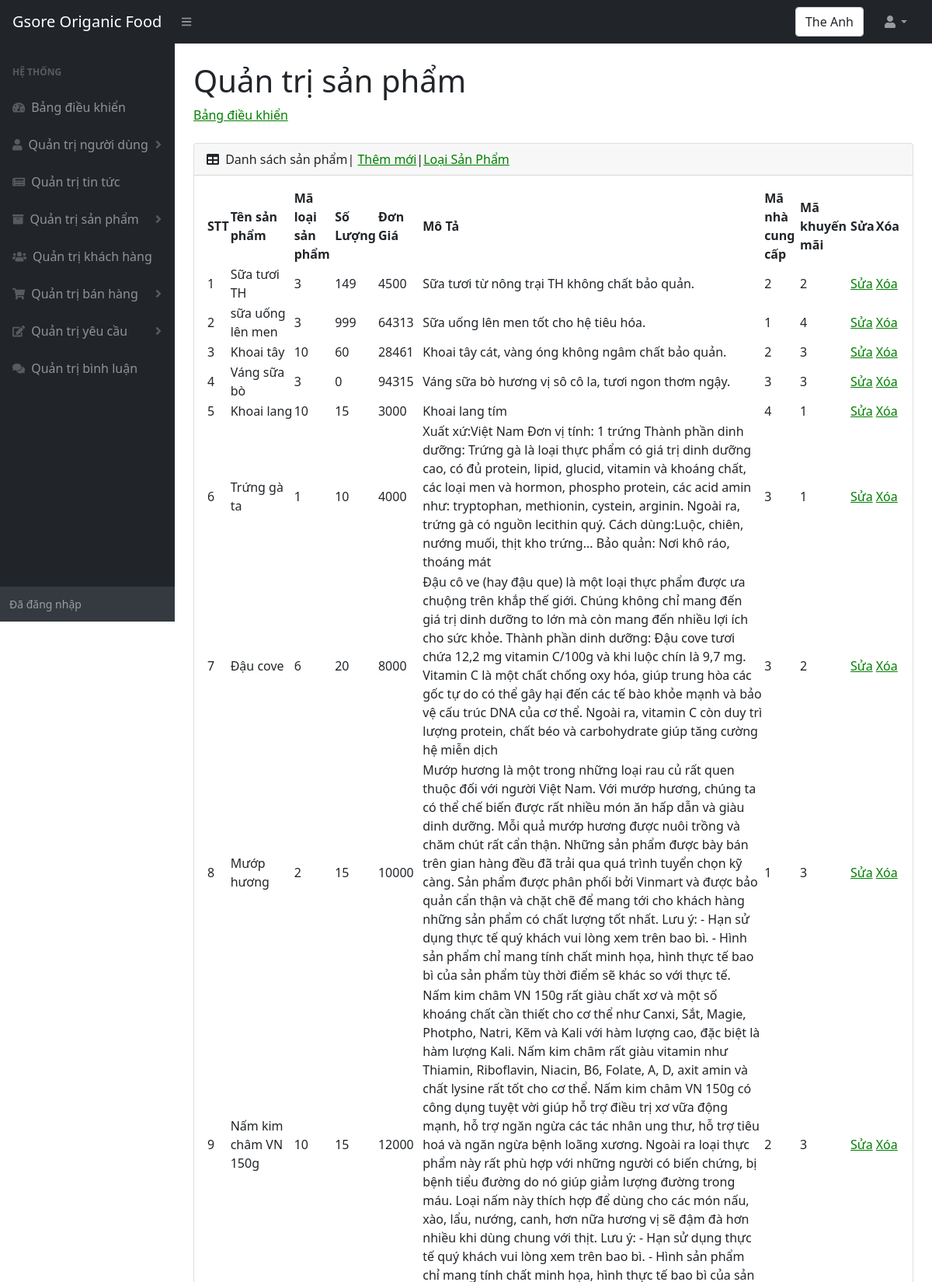
The app's page /admin/sanpham.php (signed in, upper part) with its own data.
### tables this page shows
CREATE TABLE `sanpham` (
  `masanpham` int(10) NOT NULL,
  `tensanpham` varchar(100) NOT NULL,
  `maloaisanpham` int(10) NOT NULL,
  `soluong` int(15) NOT NULL,
  `dongia` int(15) NOT NULL,
  `anh` varchar(200) NOT NULL,
  `mota` text NOT NULL,
  `manhacungcap` int(10) NOT NULL,
  `makhuyenmai` int(10) NOT NULL
);

### admin/sanpham.php (the view, shortened to what this page needs)
<!DOCTYPE html>
<html lang="en">
    <head>
        <link href="https://cdn.jsdelivr.net/npm/simple-datatables@latest/dist/style.css" rel="stylesheet" />
        <link href="css/styles.css" rel="stylesheet" />
    </head>
    <body class="sb-nav-fixed">
        <nav class="sb-topnav navbar navbar-expand navbar-dark bg-dark">
            <a class="navbar-brand ps-3" href="../index.php">Gsore Origanic Food </a>
            <button class="btn btn-link btn-sm order-1 order-lg-0 me-4 me-lg-0" id="sidebarToggle" href="#!"><i class="fas fa-bars"></i></button>
            <form class="d-none d-md-inline-block form-inline ms-auto me-0 me-md-3 my-2 my-md-0">
                <div class="input-group">
                  <div class="form-control"><?php  echo $_SESSION['ten_nguoi_dung'];?>  </div>
                </div>
            </form>
            <ul class="navbar-nav ms-auto ms-md-0 me-3 me-lg-4">
                <li class="nav-item dropdown">
                    <a class="nav-link dropdown-toggle" id="navbarDropdown" href="#" role="button" data-bs-toggle="dropdown" aria-expanded="false"><i class="fas fa-user fa-fw"></i></a>
                </li>
            </ul>
        </nav>
        <div id="layoutSidenav">
        <div id="layoutSidenav_nav" >
                <nav class="sb-sidenav accordion sb-sidenav-dark" id="sidenavAccordion">
                    <div class="sb-sidenav-menu">
                        <div class="nav">
                            <div class="sb-sidenav-menu-heading">Hệ thống</div>
                            <a class="nav-link" href="index.php">
                                <div class="sb-nav-link-icon"><i class="fas fa-tachometer-alt"></i></div>
                                Bảng điều khiển
                            </a>
                            <a class="nav-link collapsed" href="nguoidung.php" data-bs-toggle="collapse" data-bs-target="#collapseOne" aria-expanded="false" aria-controls="collapseOne">
                                <div class="sb-nav-link-icon"><i class="fas fa-user"></i></div>
                                Quản trị người dùng
                                <div class="sb-sidenav-collapse-arrow"><i class="fas fa-angle-down"></i></div>
                            </a>
                            <a class="nav-link" href="tintuc.php">
                                <div class="sb-nav-link-icon"><i class="fas fa-newspaper"></i></div>
                                    Quản trị tin tức
                            </a>
                            <a class="nav-link collapsed" href="#" data-bs-toggle="collapse" data-bs-target="#collapseTwo" aria-expanded="false" aria-controls="collapseTwo">
                                <div class="sb-nav-link-icon"><i class="fas fa-archive"></i></div>
                                Quản trị sản phẩm
                                <div class="sb-sidenav-collapse-arrow"><i class="fas fa-angle-down"></i></div>
                            </a>
                            <a class="nav-link" href="khachhang.php">
                                <div class="sb-nav-link-icon"><i class="fas fa-users"></i></div>
                                Quản trị khách hàng
                            </a>
                            <a class="nav-link collapsed" href="#" data-bs-toggle="collapse" data-bs-target="#collapseThree" aria-expanded="false" aria-controls="collapseThree">
                                <div class="sb-nav-link-icon"><i class="fas fa-shopping-cart"></i></div>
                                Quản trị bán hàng
                                <div class="sb-sidenav-collapse-arrow"><i class="fas fa-angle-down"></i></div>
                            </a>
                            <a class="nav-link collapsed" href="#" data-bs-toggle="collapse" data-bs-target="#collapseFour" aria-expanded="false" aria-controls="collapseFour">
                                <div class="sb-nav-link-icon"><i class="fas fa-edit"></i></div>
                                Quản trị yêu cầu
                                <div class="sb-sidenav-collapse-arrow"><i class="fas fa-angle-down"></i></div>
                            </a>
                            <a class="nav-link" href="binhluan.php">
                                <div class="sb-nav-link-icon"><i class="fas fa-comments"></i></div>
                                Quản trị bình luận
                            </a>
                        </div>
                    </div>
                    <div class="sb-sidenav-footer">
                        <div class="small">Đã đăng nhập</div>
                    </div>
                </nav>
            </div>
            <div id="layoutSidenav_content">
                <main>
                    <div class="container-fluid px-4">
                        <h1 class="mt-4">Quản trị sản phẩm</h1>
                        <ol class="breadcrumb mb-4">
                            <li class="breadcrumb-item"><a href="index.php">Bảng điều khiển</a></li>
                        </ol>
                        <div class="card mb-4">
                            <div class="card-header">
                                <i class="fas fa-table me-1"></i>
                                Danh sách sản phẩm| <a href="sanphamthemmoi.php">Thêm mới</a>|<a href="loaisanpham.php">Loại Sản Phẩm</a>
                            </div>
                            <div class="card-body">
                                <table id="datatablesSimple">
                                    <thead>
                                        <tr>
                                            <th>STT</th>
                                            <th>Tên sản phẩm</th>
                                            <th>Mã loại sản phẩm</th>
                                            <th>Số Lượng</th>
                                            <th>Đơn Giá</th>
                                            <th>Mô Tả</th>
                                            <th>Mã nhà cung cấp</th>
                                            <th>Mã khuyến mãi</th>
                                            <th>Sửa</th>
                                            <th>Xóa</th>
                                        </tr>
                                    </thead>
                                    <tbody>
                                    <?php
                                        include("../config.php");
                                        $sql = "
                                                  SELECT *
                                                  FROM sanpham
                                                  ORDER BY masanpham  DESC
                                        ";
                                        $san_pham = mysqli_query($ket_noi, $sql);
                                        $i=0;
                                        while ($row = mysqli_fetch_array($san_pham)) {
                                            $i++;
                                    ;?>
                                        <tr>
                                            <td><?php echo $i;?></td>
                                            <td><?php echo $row["tensanpham"];?></td>
                                            <td><?php echo $row["maloaisanpham"];?></td>
                                            <td><?php echo $row["soluong"];?></td>
                                            <td><?php echo $row["dongia"];?></td>
                                            <td><?php echo $row["mota"];?></td>
                                            <td><?php echo $row["manhacungcap"];?></td>
                                            <td><?php echo $row["makhuyenmai"];?></td>
                                            <td><a href="sanphamsua.php?id=<?php echo $row["masanpham"];?>">Sửa</a></td>
                                            <td><a href="sanphamxoa.php?id=<?php echo $row["masanpham"];?>">Xóa</a></td>
                                        </tr>
                                    <?php
                                        }
                                    ;?>
                                    </tbody>
                                </table>
                            </div>
                        </div>
                    </div>
                </main>
            </div>
        </div>
    </body>
</html>

### records on screen
sanpham: tensanpham "Sữa tươi TH", maloaisanpham "3", soluong "149", dongia "4500", mota "Sữa tươi từ nông trại TH không chất bảo quản.", manhacungcap "2", makhuyenmai "2"
sanpham: tensanpham "sữa uống lên men", maloaisanpham "3", soluong "999", dongia "64313", mota "Sữa uống lên men tốt cho hệ tiêu hóa.", manhacungcap "1", makhuyenmai "4"
sanpham: tensanpham "Khoai tây", maloaisanpham "10", soluong "60", dongia "28461", mota "Khoai tây cát, vàng óng không ngâm chất bảo quản.", manhacungcap "2", makhuyenmai "3"
sanpham: tensanpham "Váng sữa bò", maloaisanpham "3", soluong "0", dongia "94315", mota "Váng sữa bò hương vị sô cô la, tươi ngon thơm ngậy.", manhacungcap "3", makhuyenmai "3"
sanpham: tensanpham "Khoai lang", maloaisanpham "10", soluong "15", dongia "3000", mota "Khoai lang tím", manhacungcap "4", makhuyenmai "1"
sanpham: tensanpham "Trứng gà ta", maloaisanpham "1", soluong "10", dongia "4000", mota "Xuất xứ:Việt Nam Đơn vị tính: 1 trứng Thành phần dinh dưỡng: Trứng gà là loại thực phẩm có giá trị dinh dưỡng cao, có đủ protein, lipid, glucid, vitamin và khoáng chất, các loại men và hormon, phospho protein, các acid amin như: tryptophan, methionin, cystein, arginin. Ngoài ra, trứng gà có nguồn lecithin quý. Cách dùng:Luộc, chiên, nướng muối, thịt kho trứng... Bảo quản: Nơi khô ráo, thoáng mát", manhacungcap "3", makhuyenmai "1"
sanpham: tensanpham "Đậu cove", maloaisanpham "6", soluong "20", dongia "8000", mota "Đậu cô ve (hay đậu que) là một loại thực phẩm được ưa chuộng trên khắp thế giới. Chúng không chỉ mang đến giá trị dinh dưỡng to lớn mà còn mang đến nhiều lợi ích cho sức khỏe. Thành phần dinh dưỡng: Đậu cove tươi chứa 12,2 mg vitamin C/100g và khi luộc chín là 9,7 mg. Vitamin C là một chất chống oxy hóa, giúp trung hòa các gốc tự do có thể gây hại đến các tế bào khỏe mạnh và bảo vệ cấu trúc DNA của cơ thể. Ngoài ra, vitamin C còn duy trì lượng protein, chất béo và carbohydrate giúp tăng cường hệ miễn dịch", manhacungcap "3", makhuyenmai "2"
sanpham: tensanpham "Mướp hương", maloaisanpham "2", soluong "15", dongia "10000", mota "Mướp hương là một trong những loại rau củ rất quen thuộc đối với người Việt Nam. Với mướp hương, chúng ta có thể chế biến được rất nhiều món ăn hấp dẫn và giàu dinh dưỡng. Mỗi quả mướp hương được nuôi trồng và chăm chút rất cẩn thận. Những sản phẩm được bày bán trên gian hàng đều đã trải qua quá trình tuyển chọn kỹ càng. Sản phẩm được phân phối bởi Vinmart và được bảo quản cẩn thận và chặt chẽ để mang tới cho khách hàng những sản phẩm có chất lượng tốt nhất. Lưu ý: - Hạn sử dụng thực tế quý khách vui lòng xem trên bao bì. - Hình sản phẩm chỉ mang tính chất minh họa, hình thực tế bao bì của sản phẩm tùy thời điểm sẽ khác so với thực tế.", manhacungcap "1", makhuyenmai "3"
sanpham: tensanpham "Nấm kim châm VN 150g", maloaisanpham "10", soluong "15", dongia "12000", manhacungcap "2", makhuyenmai "3"

### other values on screen
$_SESSION['ten_nguoi_dung'] "The Anh"
